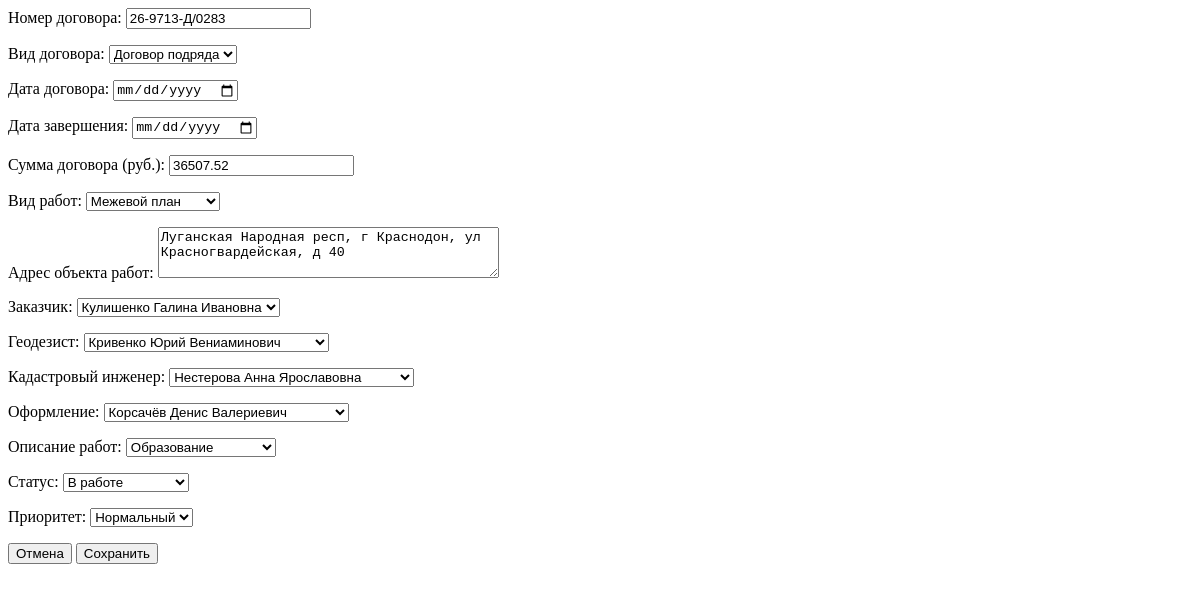
The page /3/edit/ (signed in) on the database as committed earlier.
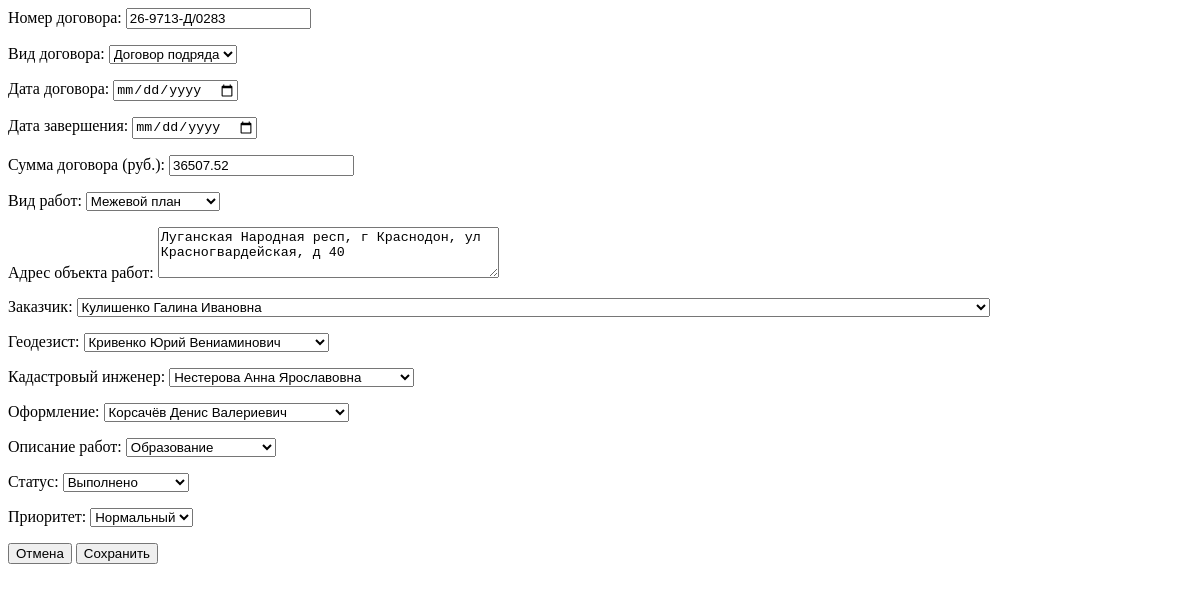
The same page on the database as committed later.
### contracts/models.py (models this page shows, shortened)
class Contract(models.Model):
    CONTRACT_TYPES = [
        ('contract', 'Договор'),
        ('subcontract', 'Договор подряда'),
        ('contract_work', 'Контракт'),
    ]
    WORK_TYPES = [
        ('land_survey', 'Межевой план'),
        ('technical_plan', 'Технический план'),
        ('kp_diagram', 'Схема на КПТ'),
    ]
    STATUS_CHOICES = [
        ('in_progress', 'В работе'),
        ('completed', 'Выполнено'),
        ('finished', 'Завершено'),
        ('suspended', 'Приостановлено'),
    ]
    PRIORITY_CHOICES = [
        ('relax', 'Расслабься'),
        ('normal', 'Нормальный'),
        ('urgent', 'Срочный'),
        ('critical', 'Критический'),
    ]
    CUSTOMER_CHOICES = [
        ('customer1', 'ООО "Ромашка"'),
        ('customer2', 'ИП Петров'),
        ('customer3', 'АО "СтройИнвест"'),
        ('customer4', 'ООО "ГеоПроект"'),
        ('customer5', 'ФГБУ "Кадастр"'),
    ]
    WORK_DESCRIPTION_CHOICES = [
        ('clarification', 'Уточнение'),
        ('formation', 'Образование'),
        ('division', 'Раздел'),
        ('consolidation', 'Объединение'),
        ('redistribution', 'Перераспределение'),
        ('allocation', 'Выдел'),
    ]
    work_description = models.CharField(
        max_length=50,
        choices=WORK_DESCRIPTION_CHOICES,
        blank=True,
        null=True,
        verbose_name='Описание работ'
    )
    number = models.CharField(max_length=50, unique=True, verbose_name='Номер договора')
    contract_type = models.CharField(max_length=20, choices=CONTRACT_TYPES, verbose_name='Вид договора')
    date = models.DateField(verbose_name='Дата договора')
    completion_date = models.DateField(null=True, blank=True, verbose_name='Дата завершения')
    amount = models.DecimalField(max_digits=12, decimal_places=2, verbose_name='Сумма договора')
    work_type = models.CharField(max_length=20, choices=WORK_TYPES, verbose_name='Вид работ')
    address = models.TextField(verbose_name='Адрес объекта работ')
    customer = models.ForeignKey(
        Customer,
        on_delete=models.PROTECT,
        verbose_name='Заказчик',
        related_name='contracts'
    )
    geodesist = models.ForeignKey(Employee, on_delete=models.SET_NULL, null=True, related_name='geodesist_contracts', verbose_name='Геодезист')
    cadastral_engineer = models.ForeignKey(Employee, on_delete=models.SET_NULL, null=True, related_name='cadastral_contracts', verbose_name='Кадастровый инженер')
    designer = models.ForeignKey(Employee, on_delete=models.SET_NULL, null=True, related_name='designer_contracts', verbose_name='Оформление')
    notification = models.TextField(blank=True, verbose_name='Извещение')
    status = models.CharField(max_length=20, choices=STATUS_CHOICES, default='in_progress', verbose_name='Статус')
    priority = models.CharField(max_length=20, choices=PRIORITY_CHOICES, default='normal', verbose_name='Приоритет')
    created_at = models.DateTimeField(auto_now_add=True, verbose_name='Создан')
    updated_at = models.DateTimeField(auto_now=True, verbose_name='Изменён')
    created_by = models.ForeignKey(User, on_delete=models.SET_NULL, null=True, related_name='created_contracts', verbose_name='Создал')
    history = HistoricalRecords()
    class Meta:
        verbose_name = 'Договор'
        verbose_name_plural = 'Договоры'
        ordering = ['-date']

### contracts/views.py (the view)
# urls.py: path('<int:pk>/edit/', views.contract_edit, name='contract_edit'),
@login_required
def contract_edit(request, pk):
    contract = get_object_or_404(Contract, pk=pk)
    print(f"=== Редактирование договора {pk} ===")
    print(f"Дата договора: {contract.date}")
    print(f"Дата завершения: {contract.completion_date}")
    if request.method == 'POST':
        form = ContractForm(request.POST, instance=contract)
        if form.is_valid():
            form.save()
            if request.headers.get('X-Requested-With') == 'XMLHttpRequest':
                return JsonResponse({'status': 'success'})
            return redirect('contracts:contract_list')
    else:
        form = ContractForm(instance=contract)
        print(f"Initial date: {form.initial.get('date')}")
        print(f"Initial completion_date: {form.initial.get('completion_date')}")
    if request.headers.get('X-Requested-With') == 'XMLHttpRequest':
        return render(request, 'contracts/contract_form_modal.html', {
            'form': form,
            'title': 'Редактирование договора'
        })
    return render(request, 'contracts/contract_form.html', {'form': form})

### contracts/context_processors.py (called while the page is built)
def dadata_keys(request):
    return {
        'DADATA_API_KEY': settings.DADATA_API_KEY,
    }

### contracts/models.py (called while the page is built)
    def __str__(self):
        return self.name

    def __str__(self):
        return self.full_name

### contracts/templates/contracts/contract_form.html (shortened to what this page needs)
<form method="post" id="modal-form" action="{{ request.path }}">
    {{ form.as_p }}
    <div class="modal-footer">
        <button type="button" class="btn btn-secondary" data-bs-dismiss="modal">Отмена</button>
        <button type="submit" class="btn btn-primary">Сохранить</button>
    </div>
</form>

Rows that differ between the two databases and show on the page:
changed Contract "Договор подряда": status "В работе" → "Выполнено"
